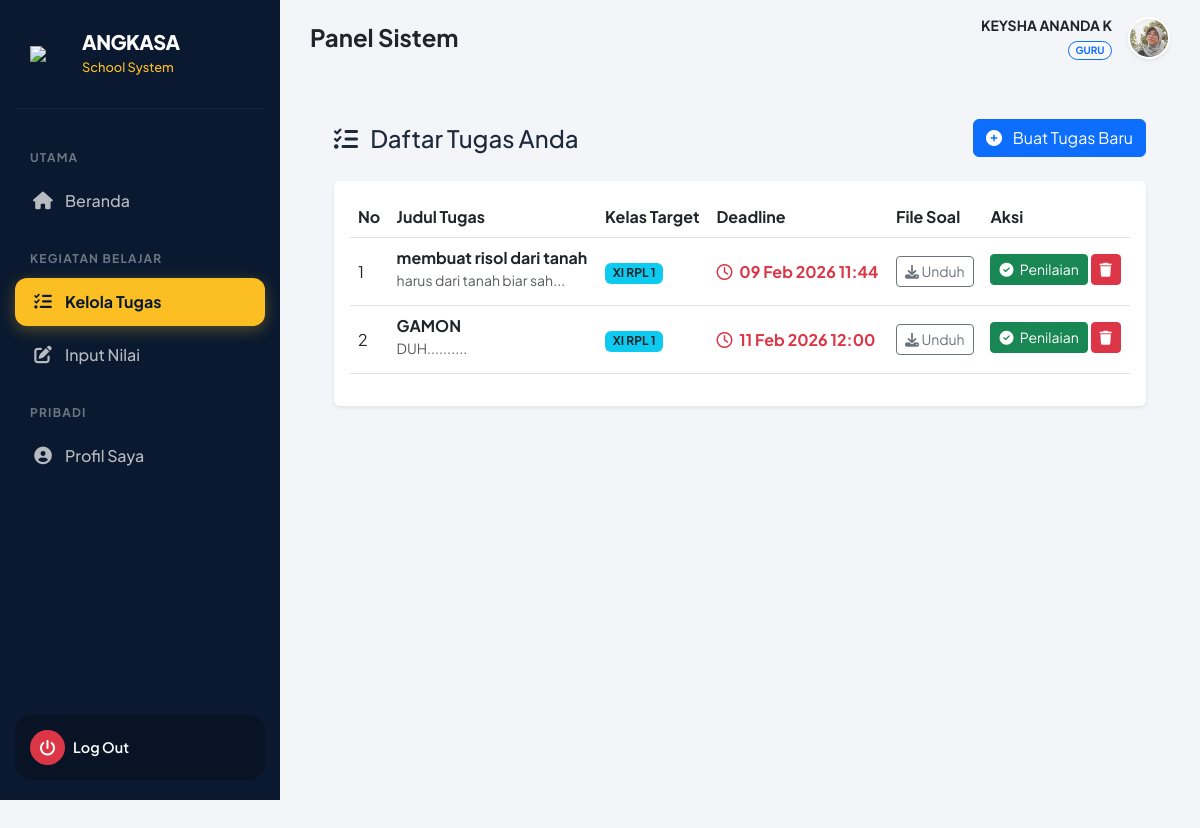
Screenshot of /guru/tugas/data_tugas.php (signed in) with the database file from the repository.
### tables this page shows
CREATE TABLE `tb_guru` (
  `id_guru` int(11) NOT NULL,
  `nip` varchar(20) NOT NULL,
  `nama_guru` varchar(100) NOT NULL,
  `username` varchar(50) NOT NULL,
  `password` varchar(255) NOT NULL,
  `foto` varchar(255) DEFAULT 'default.jpg'
);

CREATE TABLE `tb_tugas` (
  `id_tugas` int(11) NOT NULL,
  `judul_tugas` varchar(200) NOT NULL,
  `deskripsi` text NOT NULL,
  `id_kelas` int(11) NOT NULL,
  `id_guru` int(11) NOT NULL,
  `tgl_buat` date NOT NULL,
  `tgl_deadline` datetime NOT NULL,
  `file_soal` varchar(255) DEFAULT NULL
);

CREATE TABLE `tb_kelas` (
  `id_kelas` int(11) NOT NULL,
  `nama_kelas` varchar(50) NOT NULL
);

### config/koneksi.php (called while the page is built, shortened)
<?php
$base_url = "http://localhost/sekolah_kita/";
?>

### guru/tugas/data_tugas.php (the view, shortened to what this page needs)
<?php
include '../../config/koneksi.php';
include '../../layouts/header.php';
include '../../layouts/sidebar.php';
$id_guru = $_SESSION['id_user'];
?>
<div class="container-fluid p-4">
    <div class="d-flex justify-content-between align-items-center mb-4">
        <h4 class="mb-0 text-gray-800"><i class="fas fa-tasks me-2"></i> Daftar Tugas Anda</h4>
        <a href="buat_tugas.php" class="btn btn-primary bg-angkasa">
            <i class="fas fa-plus-circle me-2"></i> Buat Tugas Baru
        </a>
    </div>
    <div class="card shadow-sm border-0">
        <div class="card-body">
            <div class="table-responsive">
                <table class="table table-hover align-middle">
                    <thead class="bg-light">
                        <tr>
                            <th>No</th>
                            <th>Judul Tugas</th>
                            <th>Kelas Target</th>
                            <th>Deadline</th>
                            <th>File Soal</th>
                            <th>Aksi</th>
                        </tr>
                    </thead>
                    <tbody>
                        <?php
                        $no = 1;
                        $query = mysqli_query($koneksi, "SELECT * FROM tb_tugas
                                                         JOIN tb_kelas ON tb_tugas.id_kelas = tb_kelas.id_kelas
                                                         WHERE id_guru='$id_guru'
                                                         ORDER BY id_tugas DESC");
                        while($data = mysqli_fetch_array($query)){
                        ?>
                        <tr>
                            <td><?php echo $no++; ?></td>
                            <td>
                                <b><?php echo $data['judul_tugas']; ?></b><br>
                                <small class="text-muted text-truncate" style="max-width: 200px; display:inline-block;">
                                    <?php echo substr($data['deskripsi'], 0, 50); ?>...
                                </small>
                            </td>
                            <td><span class="badge bg-info text-dark"><?php echo $data['nama_kelas']; ?></span></td>
                            <td>
                                <?php
                                    $tgl = date('d M Y H:i', strtotime($data['tgl_deadline']));
                                    echo "<span class='text-danger fw-bold'><i class='far fa-clock me-1'></i> $tgl</span>";
                                ?>
                            </td>
                            <td>
                                <?php if($data['file_soal'] != ""){ ?>
                                    <a href="../../uploads/tugas/<?php echo $data['file_soal']; ?>" target="_blank" class="btn btn-sm btn-outline-secondary">
                                        <i class="fas fa-download"></i> Unduh
                                    </a>
                                <?php } else { echo "-"; } ?>
                            </td>
                            <td>
                                <a href="nilai_tugas.php?id=<?php echo $data['id_tugas']; ?>" class="btn btn-sm btn-success mb-1">
                                    <i class="fas fa-check-circle me-1"></i> Penilaian
                                </a>
                                <a href="hapus_tugas.php?id=<?php echo $data['id_tugas']; ?>" class="btn btn-sm btn-danger mb-1" onclick="return confirm('Hapus tugas ini?')">
                                    <i class="fas fa-trash"></i>
                                </a>
                            </td>
                        </tr>
                        <?php } ?>
                    </tbody>
                </table>
            </div>
        </div>
    </div>
</div>
<?php include '../../layouts/footer.php'; ?>

### layouts/header.php (shortened to what this page needs)
<?php
function isActive($pageName) {
    $current = basename($_SERVER['PHP_SELF']);
    return ($current == $pageName) ? 'active' : '';
}
$foto_nav = "default.jpg";
if(isset($koneksi)){
    $id_u = $_SESSION['id_user'];
    $role_u = $_SESSION['role'];
    $tabel = ($role_u == 'siswa') ? 'tb_siswa' : (($role_u == 'guru') ? 'tb_guru' : 'tb_admin');
    $kolom = "id_" . $role_u;
    $q_foto = mysqli_query($koneksi, "SELECT foto FROM $tabel WHERE $kolom='$id_u'");
    if($d_foto = mysqli_fetch_assoc($q_foto)){
        if(!empty($d_foto['foto'])) $foto_nav = $d_foto['foto'];
    }
}
?>
<!DOCTYPE html>
<html lang="id">
<head>
    <link rel="stylesheet" href="https://cdnjs.cloudflare.com/ajax/libs/font-awesome/6.4.0/css/all.min.css">
    <link rel="stylesheet" href="https://cdn.jsdelivr.net/npm/bootstrap@5.3.0/dist/css/bootstrap.min.css">
</head>
<body>
<div class="topbar">
    <div class="d-flex align-items-center gap-3">
        <h4 class="m-0 fw-bold d-none d-lg-block text-dark">
            <?php
                $page = basename($_SERVER['PHP_SELF'], ".php");
                $titles = [
                    'index' => 'Dashboard Overview',
                    'data_siswa' => 'Manajemen Siswa',
                    'data_guru' => 'Manajemen Guru',
                    'lihat_tugas' => 'Tugas Sekolah',
                    'data_ujian' => 'Ujian Online'
                ];
                echo isset($titles[$page]) ? $titles[$page] : 'Panel Sistem';
            ?>
        </h4>
    </div>
    <div class="dropdown">
        <a href="halaman_segera.php" class="d-flex align-items-center text-decoration-none gap-3" data-bs-toggle="dropdown">
            <div class="text-end d-none d-lg-block">
                <div class="fw-bold text-dark small"><?php echo substr($_SESSION['nama'], 0, 15); ?></div>
                <div class="badge bg-light text-primary border border-primary rounded-pill" style="font-size: 10px;">
                    <?php echo strtoupper($_SESSION['role']); ?>
                </div>
            </div>
            <img src="/sekolah_kita/uploads/profil/<?php echo $foto_nav; ?>"
                 class="rounded-circle shadow-sm border border-2 border-white"
                 style="width: 42px; height: 42px; object-fit: cover;">
        </a>
    </div>
</div>
<div class="d-flex">

### layouts/sidebar.php (shortened to what this page needs)
<?php
$role_sb = $_SESSION['role'];
?>
<div class="sidebar d-none d-lg-flex">
    <a href="index.php" class="sidebar-brand">
        <img src="/sekolah_kita/assets/img/logo-angkasa.png" width="40" class="filter-shadow">
        <div class="brand-text">
            <h5>ANGKASA</h5>
            <span>School System</span>
        </div>
    </a>
    <?php if($role_sb == 'admin'){ ?>
        <div class="menu-label">Master Data</div>
        <a href="/sekolah_kita/admin/index.php" class="nav-item-custom <?= isActive('index.php') ?>">
            <i class="fas fa-rocket"></i> <span>Dashboard</span>
        </a>
        <a href="/sekolah_kita/admin/siswa/data_siswa.php" class="nav-item-custom <?= isActive('data_siswa.php') ?>">
            <i class="fas fa-user-graduate"></i> <span>Data Siswa</span>
        </a>
        <a href="/sekolah_kita/admin/guru/data_guru.php" class="nav-item-custom <?= isActive('data_guru.php') ?>">
            <i class="fas fa-chalkboard-teacher"></i> <span>Data Guru</span>
        </a>
        <div class="menu-label">Akademik</div>
        <a href="/sekolah_kita/admin/kelas/data_kelas.php" class="nav-item-custom <?= isActive('data_kelas.php') ?>">
            <i class="fas fa-school"></i> <span>Kelas & Rombel</span>
        </a>
        <a href="/sekolah_kita/admin/mapel/data_mapel.php" class="nav-item-custom <?= isActive('data_mapel.php') ?>">
            <i class="fas fa-book"></i> <span>Mata Pelajaran</span>
        </a>
        <a href="/sekolah_kita/admin/ujian/data_ujian.php" class="nav-item-custom <?= isActive('data_ujian.php') ?>">
            <i class="fas fa-file-signature"></i> <span>Jadwal Ujian</span>
        </a>
        <div class="menu-label">Laporan</div>
        <a href="/sekolah_kita/admin/absensi/rekap_absensi.php" class="nav-item-custom <?= isActive('rekap_absensi.php') ?>">
            <i class="fas fa-calendar-check"></i> <span>Rekap Absensi</span>
        </a>
        <a href="/sekolah_kita/admin/absensi/pengaturan_absen.php" class="nav-item-custom <?= isActive('pengaturan_absen.php') ?>">
            <i class="fas fa-calendar-check"></i> <span>Pengaturan Absensi</span>
        </a>
        <a href="/sekolah_kita/admin/rekap_mbg.php" class="nav-item-custom <?= isActive('rekap_mbg.php') ?>">
            <i class="fas fa-calendar-check"></i> <span>Rekap MBG</span>
        </a>
    <?php } elseif($role_sb == 'guru'){ ?>
        <div class="menu-label">Utama</div>
        <a href="/sekolah_kita/guru/index.php" class="nav-item-custom <?= isActive('index.php') ?>">
            <i class="fas fa-home"></i> <span>Beranda</span>
        </a>
        <div class="menu-label">Kegiatan Belajar</div>
        <a href="/sekolah_kita/guru/tugas/data_tugas.php" class="nav-item-custom <?= isActive('data_tugas.php') ?>">
            <i class="fas fa-tasks"></i> <span>Kelola Tugas</span>
        </a>
        <a href="/sekolah_kita/guru/nilai/input_nilai.php" class="nav-item-custom <?= isActive('input_nilai.php') ?>">
            <i class="fas fa-edit"></i> <span>Input Nilai</span>
        </a>
        <div class="menu-label">Pribadi</div>
        <a href="/sekolah_kita/guru/profil/saya.php" class="nav-item-custom <?= isActive('saya.php') ?>">
            <i class="fas fa-user-circle"></i> <span>Profil Saya</span>
        </a>
    <?php } ?>
    <div class="sidebar-footer mt-auto">
        <a href="<?php echo $base_url; ?>auth/logout.php" onclick="return confirm('Yakin ingin keluar?')" class="text-white text-decoration-none d-flex align-items-center gap-2 w-100">
            <div class="bg-danger rounded-circle d-flex align-items-center justify-content-center" style="width: 35px; height: 35px;">
                <i class="fas fa-power-off"></i>
            </div>
            <div style="font-size: 0.9rem; font-weight: 600;">Log Out</div>
        </a>
    </div>
</div>
<div class="main-content w-100">

### layouts/footer.php (shortened to what this page needs)
</div> <script src="https://cdn.jsdelivr.net/npm/bootstrap@5.3.0/dist/js/bootstrap.bundle.min.js"></script>
</body>
</html>

### layouts/header.php (style rules this page uses)
:root { --primary: #0a192f; --secondary: #112240; --accent: #fbbf24; --bg-body: #f3f5f9; --text-dark: #1e293b; --text-gray: #64748b; --danger: #ef4444; --success: #10b981; --radius: 16px; }
body { font-family: 'Plus Jakarta Sans', sans-serif; background-color: var(--bg-body); color: var(--text-dark); overflow-x: hidden; padding-bottom: 80px; }
.sidebar { width: 280px; background: var(--primary); height: 100vh; position: fixed; top: 0; left: 0; z-index: 1000; padding: 20px 15px; overflow-y: auto; transition: 0.3s; display: flex; flex-direction: column; }
.sidebar-brand { display: flex; align-items: center; gap: 12px; padding: 10px 15px 30px; border-bottom: 1px solid rgba(255,255,255,0.05); margin-bottom: 20px; text-decoration: none; }
.brand-text h5 { color: white; margin: 0; font-weight: 800; letter-spacing: -0.5px; }
.brand-text span { color: var(--accent); font-size: 0.8rem; font-weight: 500; }
.menu-label { font-size: 0.75rem; text-transform: uppercase; letter-spacing: 1.2px; color: rgba(255,255,255,0.4); margin: 20px 15px 10px; font-weight: 700; }
.nav-item-custom { display: flex; align-items: center; gap: 12px; padding: 12px 18px; color: rgba(255,255,255,0.7); text-decoration: none; border-radius: 12px; transition: all 0.2s ease; margin-bottom: 5px; font-weight: 500; }
.nav-item-custom.active { background: var(--accent); color: var(--primary); font-weight: 700; box-shadow: 0 4px 15px rgba(251, 191, 36, 0.3); }
.nav-item-custom i { width: 20px; text-align: center; font-size: 1.1rem; }
.sidebar-footer { margin-top: auto; background: rgba(0,0,0,0.2); padding: 15px; border-radius: 16px; display: flex; align-items: center; gap: 12px; }
.topbar { margin-left: 280px; padding: 15px 30px; background: transparent; display: flex; justify-content: space-between; align-items: center; }
.main-content { margin-left: 280px; padding: 20px 30px; min-height: 100vh; }

### rows the page displays
tb_guru: foto (picture)
tb_tugas: judul_tugas "membuat risol dari tanah", deskripsi "harus dari tanah biar sah", id_kelas.nama_kelas "XI RPL 1", tgl_deadline "09 Feb 2026 11:44"
tb_tugas: judul_tugas "GAMON", deskripsi "DUH.......", id_kelas.nama_kelas "XI RPL 1", tgl_deadline "11 Feb 2026 12:00"

### other values shown
substr($_SESSION['nama'], 0, 15) "KEYSHA ANANDA K"
$_SESSION['role'] "GURU"
